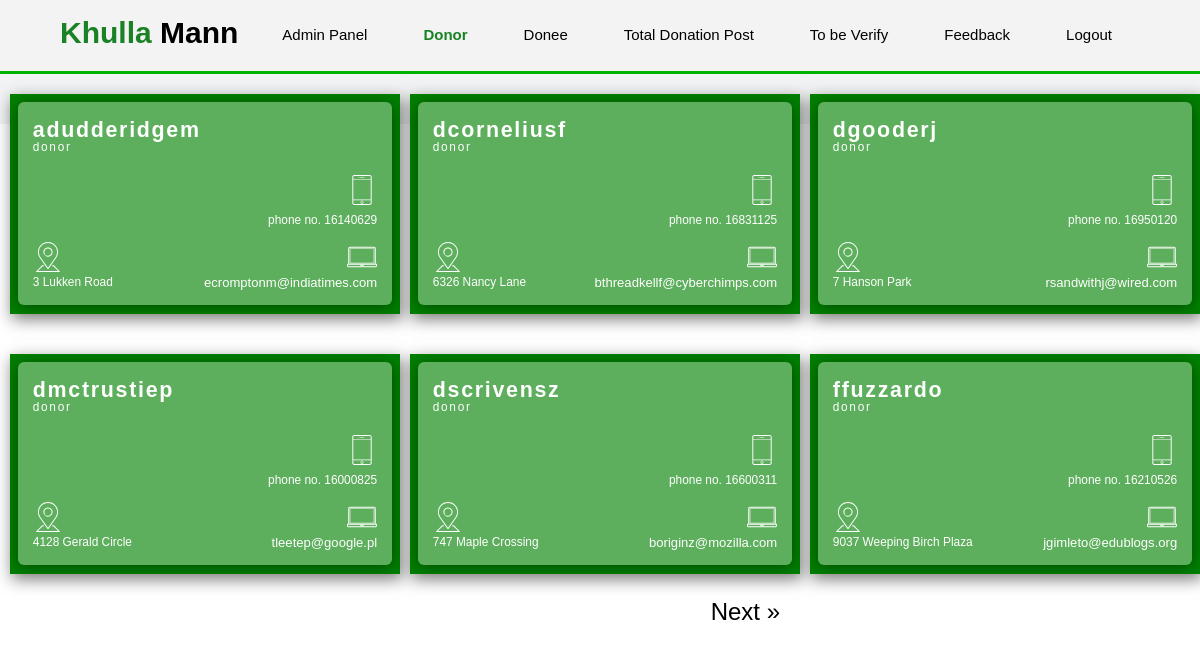
Page /admin/Donorinfo.php on the earlier database version.
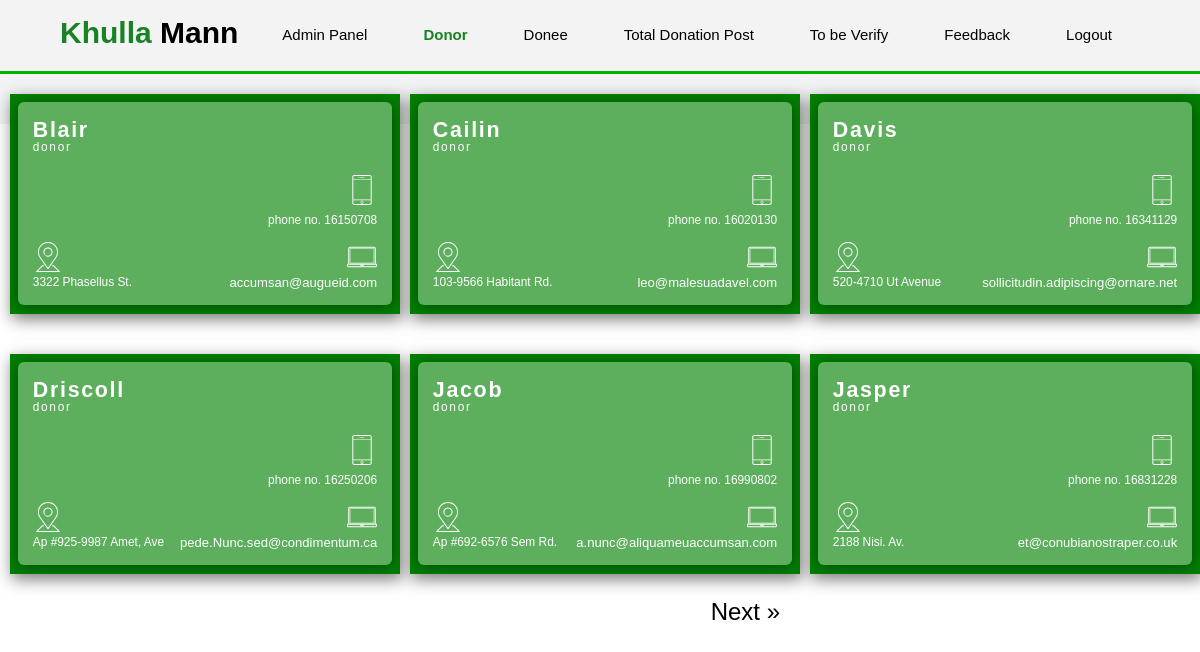
Same page on the later database version.
### tables this page shows
CREATE TABLE `userprofile` (
  `user_id` int(11) NOT NULL,
  `profile_pic` text NOT NULL,
  `username` text NOT NULL,
  `email` text NOT NULL,
  `password` text NOT NULL,
  `address` text NOT NULL,
  `contact_no` bigint(20) NOT NULL,
  `create_date` date NOT NULL,
  `create_time` time NOT NULL,
  `role` char(5) NOT NULL,
  `flag` tinyint(1) NOT NULL
);

### admin/Donorinfo.php (the view, shortened to what this page needs)
<!DOCTYPE html>
<html>
<head>
    <link rel="stylesheet" type="text/css" href="../src/css/NavigationBar.css">
    <link rel="stylesheet" type="text/css" href="../src/css/Cards.css">
</head>
<body>
    <header>
  <div class="container">
      <div id="branding">
          <h1><a href="AdminPanel.php"><span class="highlight">Khulla</span> Mann </a></h1>
      </div>
    <div class="navbar">
        <a href="AdminPanel.php">Admin Panel</a>
        <a href="Donorinfo.php" class="current">Donor</a>
        <a href="Doneeinfo.php">Donee</a>
        <a href="DonationPost.php">Total Donation Post</a>
        <a href="DoneeVerifying.php">To be Verify</a>
        <a href="Feedback.php">Feedback</a>
        <a href="../Logout.php">Logout</a>
    </div>
  </div>
</header>
    <?php
include '../src/db/connection.php';
$perpage = 6;
if(isset($_GET['id'])){
    $start = $_GET['id'];
}else{
    $start = 0;
}
$count= mysqli_query($conn,"SELECT COUNT(user_id) FROM userprofile Where role='Donor' AND flag='1'");
$rows = mysqli_fetch_array($count);
$TotalRec=$rows['COUNT(user_id)'];
$sql = "SELECT * FROM userprofile Where role='Donor'order by username LIMIT $start, $perpage";
$result = $conn->query($sql);
if ($TotalRec > 0) {
 while($row = $result->fetch_assoc()) {
    ?>
<div class="front-side" style="float: left; margin-left: 10px;">
        <div class="color-grid">
        </div>
        <div class="info-grid">
            <div class="name">
                <br><br><br><br><br><br><br><br><br><br><br><br><br><br><br><br><br><br><br><br><br><br><br><br><br><br><br><br>
                <h2><?php echo $row['username']; ?></h2>
                <br><br><br><br><br><br>
                <h5><?php echo $row['role']; ?></h5>
            </div>
            <div class="addr">
                <p><?php echo $row['address']; ?>
                </p>
            </div>
            <div class="phoneNo">
                <p> phone no. <?php echo $row['contact_no']; ?></p> <br><br>
            </div>
            <div class="emailId">
                <p class="email"><?php echo $row['email']; ?></p>
            </div>
        </div>
    </div>
    <?php
    }
} else {
    echo "0 results";
}
echo "<div class='change'>";
if($start < $TotalRec-3){
    echo "<a href=Donorinfo.php?id=". ($start + 3) ." id='next'>Next &raquo;</a>";
}
echo"</div>";
?>
</body>
</html>

Differences in the rows shown:
no longer on this page (row edited): userprofile: username "adudderidgem", role "donor", address "3 Lukken Road", contact_no "16140629", email "ecromptonm@indiatimes.com"
no longer on this page (row edited): userprofile: username "dcorneliusf", role "donor", address "6326 Nancy Lane", contact_no "16831125", email "bthreadkellf@cyberchimps.com"
no longer on this page (row edited): userprofile: username "dgooderj", role "donor", address "7 Hanson Park", contact_no "16950120", email "rsandwithj@wired.com"
removed userprofile: username "dmctrustiep", role "donor", address "4128 Gerald Circle", contact_no "16000825", email "tleetep@google.pl"
removed userprofile: username "dscrivensz", role "donor", address "747 Maple Crossing", contact_no "16600311", email "boriginz@mozilla.com"
no longer on this page (row edited): userprofile: username "ffuzzardo", role "donor", address "9037 Weeping Birch Plaza", contact_no "16210526", email "jgimleto@edublogs.org"
now on this page (row edited): userprofile: username "Blair", role "donor", address "3322 Phasellus St.", contact_no "16150708", email "accumsan@augueid.com"
now on this page (row edited): userprofile: username "Cailin", role "donor", address "103-9566 Habitant Rd.", contact_no "16020130", email "leo@malesuadavel.com"
now on this page (row edited): userprofile: username "Davis", role "donor", address "520-4710 Ut Avenue", contact_no "16341129", email "sollicitudin.adipiscing@ornare.net"
now on this page (row edited): userprofile: username "Driscoll", role "donor", address "Ap #925-9987 Amet, Ave", contact_no "16250206", email "pede.Nunc.sed@condimentum.ca"
now on this page (row edited): userprofile: username "Jacob", role "donor", address "Ap #692-6576 Sem Rd.", contact_no "16990802", email "a.nunc@aliquameuaccumsan.com"
now on this page (row edited): userprofile: username "Jasper", role "donor", address "2188 Nisi. Av.", contact_no "16831228", email "et@conubianostraper.co.uk"
